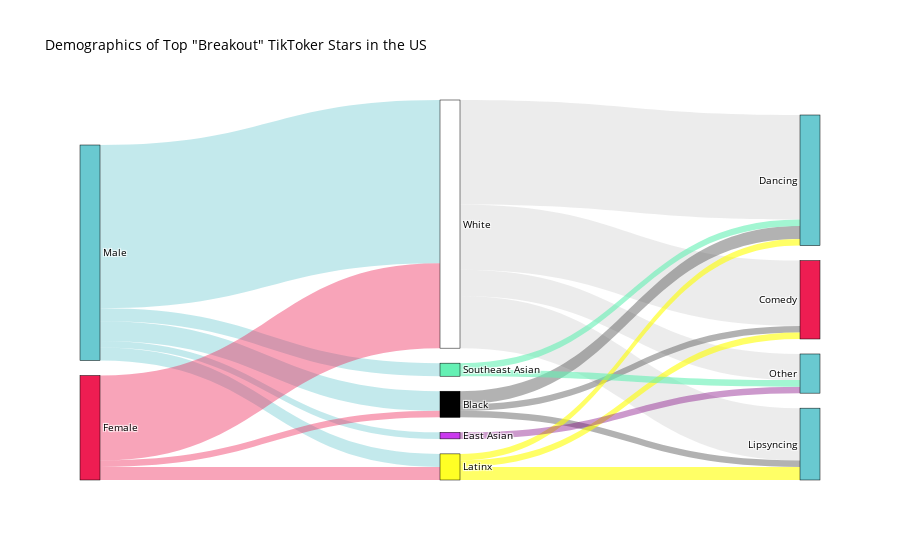

Write notebook code for a chart like this one.
### Code cell
fig = go.Figure(data=[go.Sankey(
    node = dict(
      pad = 15,
      thickness = 20,
      line = dict(color = "black", width = 0.5),
      label = ["Male", "Female", 
               "White", "Black", "Latinx", "East Asian", "Southeast Asian", 
               "Dancing", "Lipsyncing", "Comedy", "Other"],
      color = ['#69C9D0', "#EE1D52", 
               "#FFFFFF", "#010101", "#FFFF25", "#CA3BEE", "#65F0B4",
               '#69C9D0', '#69C9D0',"#EE1D52", '#69C9D0', "#EE1D52", "#EE1D52"]
    ),
    link = dict(
      source = [0, 0, 0, 0, 0, 
                1, 1, 1,
               2, 2, 2, 2,
               3, 3, 3,
               4, 4, 4,
               5,
               6, 6],
      target = [2, 3, 4, 5, 6, 
                2, 3, 4,
               7, 8, 9, 10,
               7, 8, 9,
               7, 8, 9,
               10,
               7, 10],
      value = [25, 3, 2, 1, 2, 
               13, 1, 2,
              16, 8, 10, 4,
              2, 1, 1,
              1, 2, 1,
              1,
              1, 1],
     color =['rgba(105, 201, 208, 0.4)', 'rgba(105, 201, 208, 0.4)', 'rgba(105, 201, 208, 0.4)', 'rgba(105, 201, 208, 0.4)', 'rgba(105, 201, 208, 0.4)',
            "rgba(238, 29, 82, 0.4)", "rgba(238, 29, 82, 0.4)", "rgba(238, 29, 82, 0.4)", 
            "rgba(224, 224, 224, 0.6)", "rgba(224, 224, 224, 0.6)", "rgba(224, 224, 224, 0.6)", "rgba(224, 224, 224, 0.6)",
            "rgba(64, 64, 64, 0.4)", "rgba(64, 64, 64, 0.4)", "rgba(64, 64, 64, 0.4)",
             "rgba(255, 255, 0, 0.6)", "rgba(255, 255, 0, 0.6)", "rgba(255, 255, 0, 0.6)",
             "rgba(128, 0, 128, 0.4)",
            "rgba(101, 240, 180, 0.6)",  "rgba(101, 240, 180, 0.6)"]
  ))])

fig.update_layout(title_text='Demographics of Top "Breakout" TikToker Stars in the US', font_size=10,
                 font=dict(size = 10, color = 'Black'),
                 plot_bgcolor='black',
                 paper_bgcolor='white')

#fig.write_image("/Users/madisonkohls/Desktop/TikTok_famous/Analysis/sankydiagram.png")
fig.show()

### Figure 1 — Plotly figure (JSON) as saved in the notebook; plotly's stock layout.template omitted (floating-point values rounded to 4 significant figures)
{"data": [{"link": {"color": ["rgba(105, 201, 208, 0.4)", "rgba(105, 201, 208, 0.4)", "rgba(105, 201, 208, 0.4)", "rgba(105, 201, 208, 0.4)", "rgba(105, 201, 208, 0.4)", "rgba(238, 29, 82, 0.4)", "rgba(238, 29, 82, 0.4)", "rgba(238, 29, 82, 0.4)", "rgba(224, 224, 224, 0.6)", "rgba(224, 224, 224, 0.6)", "rgba(224, 224, 224, 0.6)", "rgba(224, 224, 224, 0.6)", "rgba(64, 64, 64, 0.4)", "rgba(64, 64, 64, 0.4)", "rgba(64, 64, 64, 0.4)", "rgba(255, 255, 0, 0.6)", "rgba(255, 255, 0, 0.6)", "rgba(255, 255, 0, 0.6)", "rgba(128, 0, 128, 0.4)", "rgba(101, 240, 180, 0.6)", "rgba(101, 240, 180, 0.6)"], "source": [0, 0, 0, 0, 0, 1, 1, 1, 2, 2, 2, 2, 3, 3, 3, 4, 4, 4, 5, 6, 6], "target": [2, 3, 4, 5, 6, 2, 3, 4, 7, 8, 9, 10, 7, 8, 9, 7, 8, 9, 10, 7, 10], "value": [25, 3, 2, 1, 2, 13, 1, 2, 16, 8, 10, 4, 2, 1, 1, 1, 2, 1, 1, 1, 1]}, "node": {"color": ["#69C9D0", "#EE1D52", "#FFFFFF", "#010101", "#FFFF25", "#CA3BEE", "#65F0B4", "#69C9D0", "#69C9D0", "#EE1D52", "#69C9D0", "#EE1D52", "#EE1D52"], "label": ["Male", "Female", "White", "Black", "Latinx", "East Asian", "Southeast Asian", "Dancing", "Lipsyncing", "Comedy", "Other"], "line": {"color": "black", "width": 0.5}, "pad": 15, "thickness": 20}, "type": "sankey"}], "layout": {"font": {"color": "Black", "size": 10}, "paper_bgcolor": "white", "plot_bgcolor": "black", "title": {"text": "Demographics of Top \"Breakout\" TikToker Stars in the US"}}}
